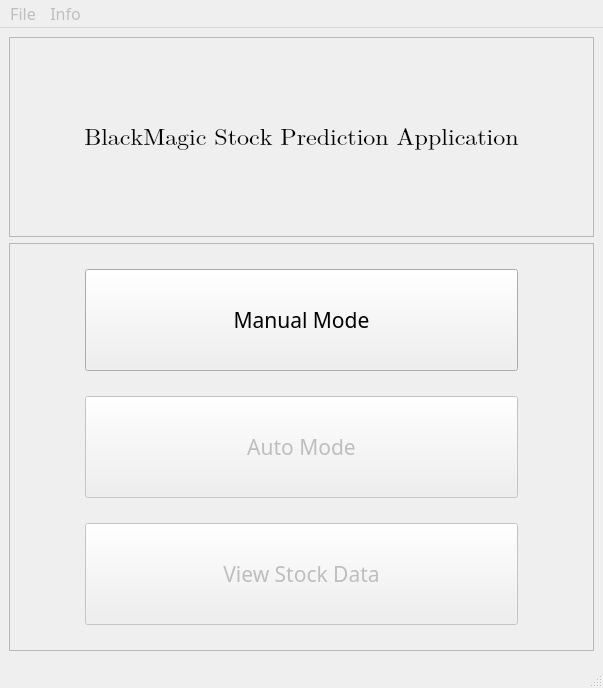
<?xml version="1.0" encoding="UTF-8"?>
<ui version="4.0">
 <class>MainWindow</class>
 <widget class="QMainWindow" name="MainWindow">
  <property name="geometry">
   <rect>
    <x>0</x>
    <y>0</y>
    <width>603</width>
    <height>688</height>
   </rect>
  </property>
  <property name="sizePolicy">
   <sizepolicy hsizetype="MinimumExpanding" vsizetype="MinimumExpanding">
    <horstretch>0</horstretch>
    <verstretch>0</verstretch>
   </sizepolicy>
  </property>
  <property name="font">
   <font>
    <family>Source Sans Pro</family>
    <pointsize>12</pointsize>
   </font>
  </property>
  <property name="windowTitle">
   <string>MainWindow</string>
  </property>
  <widget class="QWidget" name="centralwidget">
   <property name="sizePolicy">
    <sizepolicy hsizetype="MinimumExpanding" vsizetype="MinimumExpanding">
     <horstretch>0</horstretch>
     <verstretch>0</verstretch>
    </sizepolicy>
   </property>
   <layout class="QVBoxLayout" name="verticalLayout">
    <item>
     <widget class="QFrame" name="frame">
      <property name="sizePolicy">
       <sizepolicy hsizetype="MinimumExpanding" vsizetype="MinimumExpanding">
        <horstretch>0</horstretch>
        <verstretch>0</verstretch>
       </sizepolicy>
      </property>
      <property name="maximumSize">
       <size>
        <width>10000</width>
        <height>200</height>
       </size>
      </property>
      <property name="frameShape">
       <enum>QFrame::StyledPanel</enum>
      </property>
      <property name="frameShadow">
       <enum>QFrame::Raised</enum>
      </property>
      <layout class="QVBoxLayout" name="verticalLayout_2">
       <item>
        <widget class="QLabel" name="mainTitleLabel">
         <property name="sizePolicy">
          <sizepolicy hsizetype="MinimumExpanding" vsizetype="MinimumExpanding">
           <horstretch>0</horstretch>
           <verstretch>0</verstretch>
          </sizepolicy>
         </property>
         <property name="minimumSize">
          <size>
           <width>300</width>
           <height>50</height>
          </size>
         </property>
         <property name="maximumSize">
          <size>
           <width>12000</width>
           <height>8000</height>
          </size>
         </property>
         <property name="font">
          <font>
           <family>Cambria Math</family>
           <pointsize>18</pointsize>
          </font>
         </property>
         <property name="layoutDirection">
          <enum>Qt::LeftToRight</enum>
         </property>
         <property name="text">
          <string>BlackMagic Stock Prediction Application</string>
         </property>
         <property name="alignment">
          <set>Qt::AlignCenter</set>
         </property>
        </widget>
       </item>
      </layout>
     </widget>
    </item>
    <item>
     <widget class="QFrame" name="frame_2">
      <property name="frameShape">
       <enum>QFrame::StyledPanel</enum>
      </property>
      <property name="frameShadow">
       <enum>QFrame::Raised</enum>
      </property>
      <layout class="QVBoxLayout" name="verticalLayout_3">
       <property name="spacing">
        <number>25</number>
       </property>
       <property name="leftMargin">
        <number>75</number>
       </property>
       <property name="topMargin">
        <number>25</number>
       </property>
       <property name="rightMargin">
        <number>75</number>
       </property>
       <property name="bottomMargin">
        <number>25</number>
       </property>
       <item>
        <widget class="QPushButton" name="manualCbutton">
         <property name="sizePolicy">
          <sizepolicy hsizetype="MinimumExpanding" vsizetype="MinimumExpanding">
           <horstretch>0</horstretch>
           <verstretch>0</verstretch>
          </sizepolicy>
         </property>
         <property name="font">
          <font>
           <family>Source Sans Pro</family>
           <pointsize>16</pointsize>
          </font>
         </property>
         <property name="text">
          <string>Manual Mode</string>
         </property>
        </widget>
       </item>
       <item>
        <widget class="QPushButton" name="autoCbutton">
         <property name="enabled">
          <bool>false</bool>
         </property>
         <property name="sizePolicy">
          <sizepolicy hsizetype="MinimumExpanding" vsizetype="MinimumExpanding">
           <horstretch>0</horstretch>
           <verstretch>0</verstretch>
          </sizepolicy>
         </property>
         <property name="font">
          <font>
           <family>Source Sans Pro</family>
           <pointsize>16</pointsize>
          </font>
         </property>
         <property name="toolTipDuration">
          <number>-3</number>
         </property>
         <property name="text">
          <string>Auto Mode</string>
         </property>
        </widget>
       </item>
       <item>
        <widget class="QPushButton" name="dataViewButton">
         <property name="enabled">
          <bool>false</bool>
         </property>
         <property name="sizePolicy">
          <sizepolicy hsizetype="MinimumExpanding" vsizetype="MinimumExpanding">
           <horstretch>0</horstretch>
           <verstretch>0</verstretch>
          </sizepolicy>
         </property>
         <property name="font">
          <font>
           <family>Source Sans Pro</family>
           <pointsize>16</pointsize>
          </font>
         </property>
         <property name="text">
          <string>View Stock Data</string>
         </property>
        </widget>
       </item>
      </layout>
     </widget>
    </item>
   </layout>
  </widget>
  <widget class="QMenuBar" name="menubar">
   <property name="geometry">
    <rect>
     <x>0</x>
     <y>0</y>
     <width>603</width>
     <height>26</height>
    </rect>
   </property>
   <property name="sizePolicy">
    <sizepolicy hsizetype="MinimumExpanding" vsizetype="Minimum">
     <horstretch>0</horstretch>
     <verstretch>0</verstretch>
    </sizepolicy>
   </property>
   <property name="font">
    <font>
     <pointsize>12</pointsize>
    </font>
   </property>
   <widget class="QMenu" name="menuFile">
    <property name="enabled">
     <bool>false</bool>
    </property>
    <property name="title">
     <string>File</string>
    </property>
    <addaction name="actionImport_Data"/>
    <addaction name="actionOptions"/>
   </widget>
   <widget class="QMenu" name="menuHelp">
    <property name="enabled">
     <bool>false</bool>
    </property>
    <property name="title">
     <string>Info</string>
    </property>
    <addaction name="actionManual_Parameters"/>
    <addaction name="actionAutomatic_Parameters"/>
    <addaction name="actionStock_Data"/>
   </widget>
   <addaction name="menuFile"/>
   <addaction name="menuHelp"/>
  </widget>
  <widget class="QStatusBar" name="statusbar"/>
  <action name="actionOptions">
   <property name="text">
    <string>Options</string>
   </property>
  </action>
  <action name="actionManual_Parameters">
   <property name="text">
    <string>Manual Parameters</string>
   </property>
  </action>
  <action name="actionStock_Data">
   <property name="text">
    <string>Stock Data</string>
   </property>
  </action>
  <action name="actionAutomatic_Parameters">
   <property name="text">
    <string>Automatic Parameters</string>
   </property>
  </action>
  <action name="actionImport_Data">
   <property name="text">
    <string>Import Data</string>
   </property>
  </action>
 </widget>
 <resources/>
 <connections/>
</ui>
